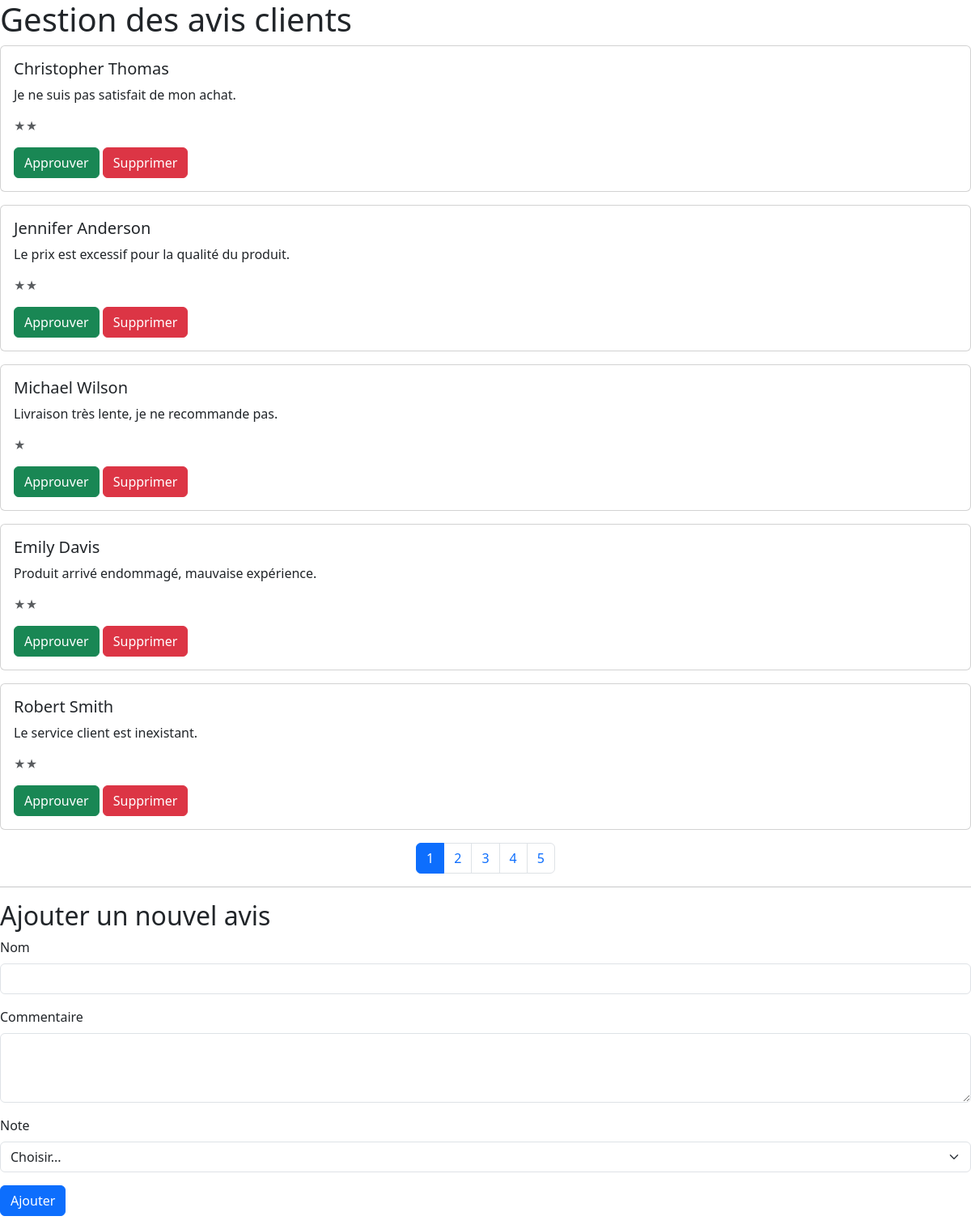
The app's page /apps/testimonial/admin.php with its own data.
### tables this page shows
CREATE TABLE `avis_clients` (
  `id` int(11) NOT NULL,
  `nom` varchar(100) NOT NULL,
  `commentaire` text NOT NULL,
  `note` int(11) NOT NULL,
  `approved` tinyint(1) DEFAULT '0'
);

### apps/testimonial/admin.php (the view, shortened to what this page needs)
<html lang="fr">
<head>
    <link href="https://cdn.jsdelivr.net/npm/bootstrap@5.3.0-alpha3/dist/css/bootstrap.min.css" rel="stylesheet">
    <link href="https://getbootstrap.com/docs/5.3/assets/css/docs.css" rel="stylesheet">
</head>
<body>
    <h1>Gestion des avis clients</h1>
    <?php
require_once 'config.php';
$page = isset($_GET['page']) ? $_GET['page'] : 1;
$perPage = 5;
$offset = ($page - 1) * $perPage;
$query = "SELECT * FROM avis_clients WHERE approved = 0 ORDER BY id DESC LIMIT $offset, $perPage";
$result = $db->query($query);
$reviews = $result->fetchAll(PDO::FETCH_ASSOC);
?>
<?php foreach ($reviews as $review) : ?>
    <div class="card mb-3">
        <div class="card-body">
            <h5 class="card-title"><?= htmlspecialchars($review['nom']) ?></h5>
            <p class="card-text"><?= htmlspecialchars($review['commentaire']) ?></p>
            <p class="card-text">
                <small class="text-muted"><?= str_repeat('★', $review['note']) ?></small>
            </p>
            <a href="approve_review.php?id=<?= $review['id'] ?>" class="btn btn-success">Approuver</a>
            <a href="delete_review.php?id=<?= $review['id'] ?>" class="btn btn-danger">Supprimer</a>
        </div>
    </div>
<?php endforeach; ?>
<?php
$totalReviews = $db->query("SELECT COUNT(*) as count FROM avis_clients")->fetchColumn();
$totalPages = ceil($totalReviews / $perPage);
echo '<nav aria-label="Pagination">';
echo '<ul class="pagination justify-content-center">';
for ($i = 1; $i <= $totalPages; $i++) {
    echo '<li class="page-item' . ($i == $page ? ' active' : '') . '"><a class="page-link" href="?page=' . $i . '">' . $i . '</a></li>';
}
echo '</ul>';
echo '</nav>';
?>
<hr>
<h2>Ajouter un nouvel avis</h2>
<form action="submit_review.php" method="post">
    <div class="mb-3">
        <label for="name" class="form-label">Nom</label>
        <input type="text" class="form-control" id="name" name="name" required>
    </div>
    <div class="mb-3">
        <label for="comment" class="form-label">Commentaire</label>
        <textarea class="form-control" id="comment" name="comment" rows="3" required></textarea>
    </div>
    <div class="mb-3">
        <label for="rating" class="form-label">Note</label>
        <select class="form-select" id="rating" name="rating" required>
            <option selected>Choisir...</option>
        </select>
    </div>
    <button type="submit" class="btn btn-primary">Ajouter</button>
</form>
</body>
</html>

### records on screen
avis_clients: nom "Christopher Thomas", commentaire "Je ne suis pas satisfait de mon achat.", note "★★"
avis_clients: nom "Jennifer Anderson", commentaire "Le prix est excessif pour la qualité du produit.", note "★★"
avis_clients: nom "Michael Wilson", commentaire "Livraison très lente, je ne recommande pas.", note "★"
avis_clients: nom "Emily Davis", commentaire "Produit arrivé endommagé, mauvaise expérience.", note "★★"
avis_clients: nom "Robert Smith", commentaire "Le service client est inexistant.", note "★★"
